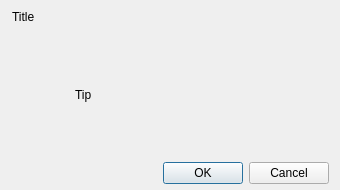
<?xml version="1.0" encoding="UTF-8"?>
<ui version="4.0">
 <class>PMessageBox</class>
 <widget class="QDialog" name="PMessageBox">
  <property name="geometry">
   <rect>
    <x>0</x>
    <y>0</y>
    <width>340</width>
    <height>190</height>
   </rect>
  </property>
  <property name="windowTitle">
   <string>PMessageBox</string>
  </property>
  <layout class="QVBoxLayout" name="verticalLayoutMain">
   <property name="spacing">
    <number>0</number>
   </property>
   <property name="leftMargin">
    <number>0</number>
   </property>
   <property name="topMargin">
    <number>0</number>
   </property>
   <property name="rightMargin">
    <number>0</number>
   </property>
   <property name="bottomMargin">
    <number>0</number>
   </property>
   <item>
    <widget class="QWidget" name="widgetTitleBar" native="true">
     <property name="minimumSize">
      <size>
       <width>0</width>
       <height>33</height>
      </size>
     </property>
     <property name="maximumSize">
      <size>
       <width>16777215</width>
       <height>33</height>
      </size>
     </property>
     <layout class="QHBoxLayout" name="horizontalLayout">
      <property name="leftMargin">
       <number>12</number>
      </property>
      <property name="topMargin">
       <number>0</number>
      </property>
      <property name="rightMargin">
       <number>0</number>
      </property>
      <property name="bottomMargin">
       <number>0</number>
      </property>
      <item>
       <widget class="QLabel" name="labelTitle">
        <property name="text">
         <string>Title</string>
        </property>
       </widget>
      </item>
      <item>
       <spacer name="horizontalSpacer">
        <property name="orientation">
         <enum>Qt::Horizontal</enum>
        </property>
        <property name="sizeHint" stdset="0">
         <size>
          <width>258</width>
          <height>20</height>
         </size>
        </property>
       </spacer>
      </item>
      <item>
       <layout class="QVBoxLayout" name="verticalLayout_3">
        <property name="spacing">
         <number>0</number>
        </property>
        <item>
         <widget class="StylePushButton" name="btnClose">
          <property name="text">
           <string/>
          </property>
          <property name="flat">
           <bool>true</bool>
          </property>
         </widget>
        </item>
        <item>
         <spacer name="verticalSpacer_5">
          <property name="orientation">
           <enum>Qt::Vertical</enum>
          </property>
          <property name="sizeHint" stdset="0">
           <size>
            <width>20</width>
            <height>40</height>
           </size>
          </property>
         </spacer>
        </item>
       </layout>
      </item>
     </layout>
    </widget>
   </item>
   <item>
    <widget class="QWidget" name="widgetCenter" native="true">
     <layout class="QVBoxLayout" name="verticalLayout_2" stretch="1,0,1">
      <item>
       <spacer name="verticalSpacer_3">
        <property name="orientation">
         <enum>Qt::Vertical</enum>
        </property>
        <property name="sizeHint" stdset="0">
         <size>
          <width>20</width>
          <height>2</height>
         </size>
        </property>
       </spacer>
      </item>
      <item>
       <layout class="QHBoxLayout" name="horizontalLayout_3">
        <property name="leftMargin">
         <number>10</number>
        </property>
        <item>
         <widget class="QLabel" name="labelIcon">
          <property name="minimumSize">
           <size>
            <width>48</width>
            <height>48</height>
           </size>
          </property>
          <property name="maximumSize">
           <size>
            <width>48</width>
            <height>48</height>
           </size>
          </property>
          <property name="text">
           <string/>
          </property>
          <property name="pixmap">
           <pixmap resource="../../../../../../../qtworkspace/old_2013_2_1_1877/widgets/resources.qrc">:/images/success.png</pixmap>
          </property>
          <property name="scaledContents">
           <bool>true</bool>
          </property>
         </widget>
        </item>
        <item>
         <widget class="QLabel" name="labelTip">
          <property name="text">
           <string>Tip</string>
          </property>
          <property name="alignment">
           <set>Qt::AlignLeading|Qt::AlignLeft|Qt::AlignVCenter</set>
          </property>
          <property name="wordWrap">
           <bool>true</bool>
          </property>
         </widget>
        </item>
       </layout>
      </item>
      <item>
       <spacer name="verticalSpacer_4">
        <property name="orientation">
         <enum>Qt::Vertical</enum>
        </property>
        <property name="sizeHint" stdset="0">
         <size>
          <width>20</width>
          <height>1</height>
         </size>
        </property>
       </spacer>
      </item>
     </layout>
    </widget>
   </item>
   <item>
    <widget class="QWidget" name="widgetBottomBar" native="true">
     <property name="minimumSize">
      <size>
       <width>0</width>
       <height>33</height>
      </size>
     </property>
     <property name="maximumSize">
      <size>
       <width>16777215</width>
       <height>33</height>
      </size>
     </property>
     <layout class="QHBoxLayout" name="horizontalLayout_2">
      <property name="topMargin">
       <number>0</number>
      </property>
      <property name="bottomMargin">
       <number>0</number>
      </property>
      <item>
       <spacer name="horizontalSpacer_2">
        <property name="orientation">
         <enum>Qt::Horizontal</enum>
        </property>
        <property name="sizeHint" stdset="0">
         <size>
          <width>156</width>
          <height>19</height>
         </size>
        </property>
       </spacer>
      </item>
      <item>
       <widget class="QDialogButtonBox" name="buttonBox">
        <property name="standardButtons">
         <set>QDialogButtonBox::Cancel|QDialogButtonBox::Ok</set>
        </property>
       </widget>
      </item>
     </layout>
    </widget>
   </item>
  </layout>
 </widget>
 <layoutdefault spacing="6" margin="11"/>
 <customwidgets>
  <customwidget>
   <class>StylePushButton</class>
   <extends>QPushButton</extends>
   <header>stylepushbutton.h</header>
  </customwidget>
 </customwidgets>
 <resources>
  <include location="../../../../../../../qtworkspace/old_2013_2_1_1877/widgets/resources.qrc"/>
  <include location="../inst.qrc"/>
 </resources>
 <connections/>
</ui>
